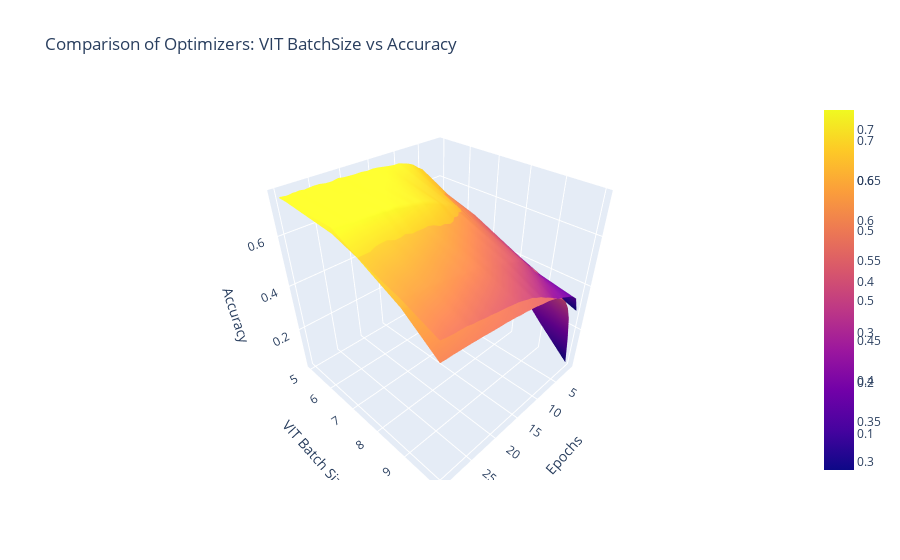

Write notebook code for a chart like this one.
### Code cell
import json
import numpy as np
import plotly.graph_objs as go

# Define the file names
file_names = [
    "adamW_VIT_batchSize_ablation_valid_accuracy.json",
    "lion_VIT_batchSize_ablation_vallid_accuracy.json"
]

# Initialize a list to store traces for each file
traces = []

for file_name in file_names:
    with open(f'{file_name}', 'r') as file:
        data = json.load(file)

    # Extract title information from the file name
    title_info = file_name.split("_")
    optimizer = title_info[0]
    metric = title_info[-2]

    # Convert the accuracy data to a 2D NumPy array
    accuracy_data = np.array([values for lr, values in data.items()])

    # Create a 2D grid for X and Y (epochs and learning rates)
    epochs = np.arange(1, len(accuracy_data[0]) + 1)
    learning_rates = np.array([np.log(float(lr))/np.log(2) for lr in data.keys()])

    # Create a trace for the 3D surface plot
    trace = go.Surface(x=epochs, y=learning_rates, z=accuracy_data, name=f'{optimizer.upper()} - {metric.capitalize()} Accuracy')
    traces.append(trace)

# Create a layout for the plot
layout = go.Layout(
    scene=dict(
        xaxis=dict(title='Epochs'),
        yaxis=dict(title='VIT Batch Size'),
        zaxis=dict(title='Accuracy'),
    ),
    title='Comparison of Optimizers: VIT BatchSize vs Accuracy'
)

# Create a figure with the traces and the layout
fig = go.Figure(data=traces, layout=layout)

# Display the plot
fig.show()

### Figure 1 — Plotly figure (JSON) as saved in the notebook; plotly's stock layout.template omitted (floating-point values rounded to 4 significant figures)
{"data": [{"name": "ADAMW - Valid Accuracy", "type": "surface", "x": [1, 2, 3, 4, 5, 6, 7, 8, 9, 10, 11, 12, 13, 14, 15, 16, 17, 18, 19, 20, 21, 22, 23, 24, 25, 26, 27, 28, 29, 30], "y": [5, 7, 9, 10], "z": [[0.4401, 0.5412, 0.5884, 0.6202, 0.6414, 0.6595, 0.6746, 0.6865, 0.7005, 0.7056, 0.7124, 0.7161, 0.7182, 0.7247, 0.7263, 0.7258, 0.7296, 0.7312, 0.7279, 0.7323, 0.7317, 0.7338, 0.734, 0.7335, 0.7352, 0.735, 0.739, 0.7367, 0.7352, 0.7385], [0.3827, 0.4542, 0.5061, 0.5396, 0.5636, 0.5818, 0.5966, 0.6108, 0.6228, 0.6374, 0.6437, 0.6503, 0.6585, 0.6637, 0.671, 0.6761, 0.6814, 0.6871, 0.6894, 0.6934, 0.6984, 0.7013, 0.7043, 0.704, 0.7093, 0.7109, 0.7115, 0.7124, 0.7147, 0.7175], [0.335, 0.3781, 0.4059, 0.4243, 0.4458, 0.4688, 0.4942, 0.5146, 0.5277, 0.5378, 0.5451, 0.5548, 0.5603, 0.5679, 0.5758, 0.5823, 0.5909, 0.5968, 0.6007, 0.6064, 0.6093, 0.6139, 0.6189, 0.6236, 0.6268, 0.6304, 0.6323, 0.6346, 0.6389, 0.6414], [0.2891, 0.3587, 0.3786, 0.3925, 0.4025, 0.4137, 0.4222, 0.4338, 0.4504, 0.4643, 0.4767, 0.4915, 0.5014, 0.5141, 0.5206, 0.5286, 0.5357, 0.5402, 0.5454, 0.5496, 0.5533, 0.5586, 0.5616, 0.5674, 0.5707, 0.577, 0.5796, 0.5813, 0.5851, 0.5899]]}, {"name": "LION - Vallid Accuracy", "type": "surface", "x": [1, 2, 3, 4, 5, 6, 7, 8, 9, 10, 11, 12, 13, 14, 15, 16, 17, 18, 19, 20, 21, 22, 23, 24, 25, 26, 27, 28, 29, 30], "y": [5, 7, 9, 10], "z": [[0.471, 0.5522, 0.6074, 0.6374, 0.6655, 0.6798, 0.6975, 0.7078, 0.7148, 0.7212, 0.7211, 0.7238, 0.7272, 0.731, 0.7329, 0.7312, 0.734, 0.7334, 0.7342, 0.7352, 0.7389, 0.7343, 0.7348, 0.7389, 0.7392, 0.7371, 0.735, 0.7384, 0.7334, 0.7354], [0.4191, 0.471, 0.4982, 0.5164, 0.5396, 0.5636, 0.5812, 0.6087, 0.6264, 0.6431, 0.6547, 0.6633, 0.6782, 0.6878, 0.6963, 0.7042, 0.7061, 0.7124, 0.7154, 0.7206, 0.7258, 0.725, 0.73, 0.7296, 0.7314, 0.7326, 0.7318, 0.7339, 0.7354, 0.7369], [0.153, 0.3295, 0.3947, 0.4276, 0.4467, 0.4579, 0.469, 0.4762, 0.4812, 0.4858, 0.4908, 0.498, 0.5023, 0.5078, 0.5116, 0.5175, 0.5251, 0.5301, 0.5369, 0.5434, 0.5513, 0.5585, 0.5664, 0.5725, 0.5775, 0.5844, 0.5922, 0.5985, 0.6057, 0.6116], [0.02856, 0.171, 0.281, 0.3426, 0.3822, 0.4056, 0.4213, 0.4346, 0.442, 0.4491, 0.453, 0.4591, 0.465, 0.4685, 0.4732, 0.4757, 0.4807, 0.484, 0.4876, 0.4895, 0.4922, 0.4951, 0.4989, 0.501, 0.504, 0.5062, 0.5084, 0.5108, 0.5121, 0.5146]]}], "layout": {"scene": {"xaxis": {"title": {"text": "Epochs"}}, "yaxis": {"title": {"text": "VIT Batch Size"}}, "zaxis": {"title": {"text": "Accuracy"}}}, "title": {"text": "Comparison of Optimizers: VIT BatchSize vs Accuracy"}}}
